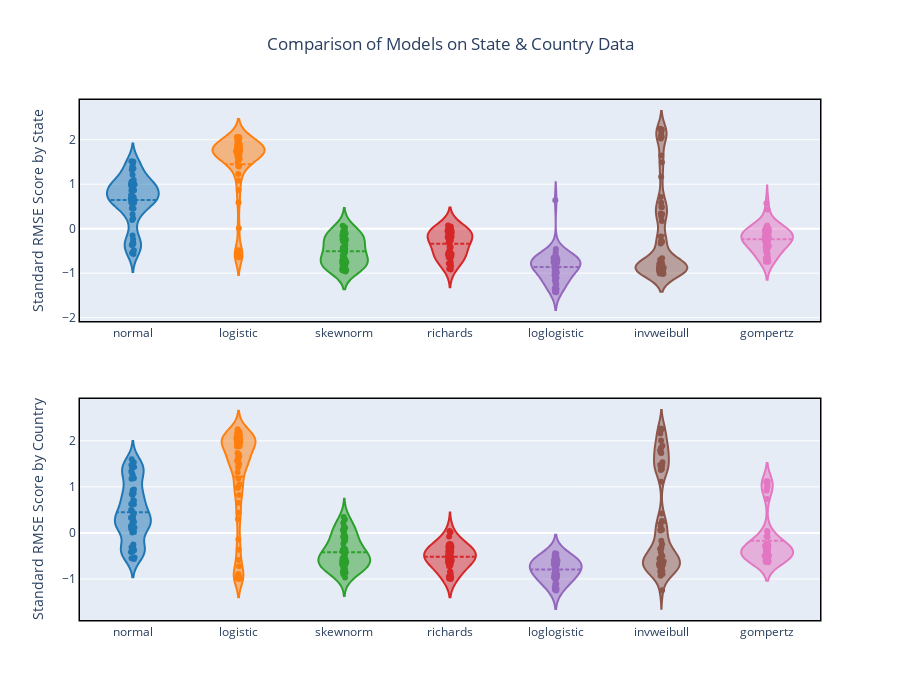

The notebook cell saved with this chart:
### Markdown cell above
Clearly, different models do better for different regions. We can get a sense of how well each model did overall by plotting the distribution of standardized scores with a [violin plot](https://en.wikipedia.org/wiki/Violin_plot). For this analysis we focus only on the RMSE, because it's the easiest to interpret.

To reiterate, what we're looking for is a model with the lowest standardized RMSE scores for as many states and countries as possible. Here's what we get:

### Code cell
fig = make_subplots(rows=2, cols=1)
label = '%{customdata}: %{y:.2f}<extra></extra>'

for i,m in enumerate(state_rmses.columns):
    fig.add_trace(go.Violin(y=state_rmses[m], name=m, box_visible=False, meanline_visible=True, bandwidth=0.2,
                            hoveron='points', customdata = state_rmses.index.values,hovertemplate=label,
                            points='all',jitter=0.1,pointpos=0,line_color=colors[i]),row=1,col=1)
    
    fig.add_trace(go.Violin(y=global_rmses[m],name=m,box_visible=False,meanline_visible=True, bandwidth=0.2,
                            hoveron='points', customdata = global_rmses.index.values,hovertemplate=label,
                            points='all',jitter=0.1,pointpos=0,line_color=colors[i]),row=2,col=1)
    

fig.update_layout(height=700,title_text="Comparison of Models on State & Country Data",title_x=0.5,showlegend=False)
fig.update_xaxes(showline=True, linewidth=1.5, linecolor='black', mirror=True)
fig.update_yaxes(showline=True, linewidth=1.5, linecolor='black', mirror=True)
fig.update_yaxes(title="Standard RMSE Score by State",row=1,col=1)
fig.update_yaxes(title="Standard RMSE Score by Country",row=2,col=1)
fig.show()

### Figure 1 — Plotly figure (JSON) as saved in the notebook; plotly's stock layout.template omitted (floating-point values rounded to 4 significant figures)
{"data": [{"bandwidth": 0.2, "box": {"visible": false}, "customdata": ["MN", "NY", "NE", "NJ", "IL", "MA", "CA", "PA", "KS", "MI", "IA", "TX", "MD", "FL", "VA", "GA", "CT", "LA", "IN", "OH", "CO", "TN", "NC", "WA", "WI", "AZ", "RI", "MS", "AL", "MO", "KY", "SC", "DE", "DC", "UT", "NM", "NV", "AR", "OK", "NH", "OR", "SD", "ND", "PR", "ID", "ME", "WV", "WY", "VT", "HI", "MT", "AK", "GU"], "hoveron": "points", "hovertemplate": "%{customdata}: %{y:.2f}<extra></extra>", "jitter": 0.1, "line": {"color": "rgb(31, 119, 180)"}, "meanline": {"visible": true}, "name": "normal", "pointpos": 0, "points": "all", "type": "violin", "xaxis": "x", "y": [-0.487, 1.051, -0.245, 0.961, 0.4568, 0.1975, 0.6521, 0.9887, -0.369, 0.7373, -0.1546, 0.8576, 0.6263, 1.092, 0.322, 0.8678, 0.2305, 1.46, 0.7292, -0.5465, 0.6984, 0.6056, 0.6537, 1.318, 0.5582, 0.6702, -0.333, 0.6023, 0.8643, 0.9923, 0.5805, 0.9231, -0.3605, 0.7007, 0.7577, 0.4536, 0.9912, -0.5717, 0.985, 0.6375, 0.9946, 1.015, -0.3152, 0.8795, 1.354, 1.014, 1.068, 0.5831, 1.503, 0.6997, 1.213, 1.385, 1.514], "yaxis": "y"}, {"bandwidth": 0.2, "box": {"visible": false}, "customdata": ["Kuwait", "United States", "Brazil", "Russia", "Spain", "United Kingdom", "Italy", "Peru", "India", "France", "Pakistan", "Germany", "Turkey", "South Africa", "Mexico", "Iran", "China", "Canada", "Saudi Arabia", "Chile", "Ecuador", "Belgium", "Qatar", "Netherlands", "Belarus", "Switzerland", "Sweden", "Portugal", "Egypt", "Colombia", "Ireland", "Singapore", "United Arab Emirates", "Bangladesh", "Ukraine", "Israel", "Indonesia", "Japan", "Poland", "Austria", "Romania", "Dominican Republic", "Korea, South", "Philippines", "Denmark", "Serbia", "Panama", "Norway", "Czechia", "Australia"], "hoveron": "points", "hovertemplate": "%{customdata}: %{y:.2f}<extra></extra>", "jitter": 0.1, "line": {"color": "rgb(31, 119, 180)"}, "meanline": {"visible": true}, "name": "normal", "pointpos": 0, "points": "all", "type": "violin", "xaxis": "x2", "y": [-0.4092, 0.9257, -0.3768, 0.1443, 1.333, 0.8434, 1.188, 0.1203, 0.2367, -0.5515, -0.3475, 1.421, 0.6298, -0.3098, -0.5631, 0.4533, -0.3288, 0.7075, 0.2188, 0.3137, 0.2926, 0.4187, 0.3437, 0.3275, -0.2496, 1.449, 0.01805, 1.173, 0.08891, 0.3466, -0.3279, 0.1393, 0.4904, 0.5, -0.4133, 1.246, 0.09278, 0.01024, 0.8229, 1.532, 0.862, 0.622, 1.287, 0.9398, 0.1953, -0.5359, 0.7002, 1.475, 1.429, 1.597], "yaxis": "y2"}, {"bandwidth": 0.2, "box": {"visible": false}, "customdata": ["MN", "NY", "NE", "NJ", "IL", "MA", "CA", "PA", "KS", "MI", "IA", "TX", "MD", "FL", "VA", "GA", "CT", "LA", "IN", "OH", "CO", "TN", "NC", "WA", "WI", "AZ", "RI", "MS", "AL", "MO", "KY", "SC", "DE", "DC", "UT", "NM", "NV", "AR", "OK", "NH", "OR", "SD", "ND", "PR", "ID", "ME", "WV", "WY", "VT", "HI", "MT", "AK", "GU"], "hoveron": "points", "hovertemplate": "%{customdata}: %{y:.2f}<extra></extra>", "jitter": 0.1, "line": {"color": "rgb(255, 127, 14)"}, "meanline": {"visible": true}, "name": "logistic", "pointpos": 0, "points": "all", "type": "violin", "xaxis": "x", "y": [-0.6436, 1.776, -0.544, 1.784, 1.873, 2.063, 1.905, 1.739, 0.009629, 1.866, -0.6307, 1.759, 1.9, 1.669, 2.057, 1.865, 2.033, 1.421, 1.698, 1.4, 1.802, 1.764, 1.804, 1.571, 1.774, 1.712, 1.669, 1.969, 1.834, 1.617, 2.022, 1.737, 2.055, 1.901, 1.712, 1.989, 1.671, -0.4838, 1.614, 1.8, 1.641, 1.519, -0.5994, 1.658, 1.413, 1.721, 1.776, 1.726, 1.081, 0.5897, 1.23, 1.492, 0.8687], "yaxis": "y"}, {"bandwidth": 0.2, "box": {"visible": false}, "customdata": ["Kuwait", "United States", "Brazil", "Russia", "Spain", "United Kingdom", "Italy", "Peru", "India", "France", "Pakistan", "Germany", "Turkey", "South Africa", "Mexico", "Iran", "China", "Canada", "Saudi Arabia", "Chile", "Ecuador", "Belgium", "Qatar", "Netherlands", "Belarus", "Switzerland", "Sweden", "Portugal", "Egypt", "Colombia", "Ireland", "Singapore", "United Arab Emirates", "Bangladesh", "Ukraine", "Israel", "Indonesia", "Japan", "Poland", "Austria", "Romania", "Dominican Republic", "Korea, South", "Philippines", "Denmark", "Serbia", "Panama", "Norway", "Czechia", "Australia"], "hoveron": "points", "hovertemplate": "%{customdata}: %{y:.2f}<extra></extra>", "jitter": 0.1, "line": {"color": "rgb(255, 127, 14)"}, "meanline": {"visible": true}, "name": "logistic", "pointpos": 0, "points": "all", "type": "violin", "xaxis": "x2", "y": [-0.1412, 1.733, 0.2957, 2.176, 1.567, 1.883, 1.664, 2.132, 2.055, -0.5874, 0.6531, 1.501, 1.92, 0.8246, 0.9939, 0.9774, -0.3648, 1.945, -0.9624, 1.968, -0.9888, 2.05, -0.9983, 2.028, 2.252, 1.476, 2.176, 1.713, 2.068, 1.958, -0.7231, -0.9423, 2.084, 1.972, 2.101, 1.625, 2.198, -0.892, 1.922, 1.318, 1.873, 1.978, 1.182, 1.65, 1.552, 0.4369, 1.969, 1.425, 1.496, 1.055], "yaxis": "y2"}, {"bandwidth": 0.2, "box": {"visible": false}, "customdata": ["MN", "NY", "NE", "NJ", "IL", "MA", "CA", "PA", "KS", "MI", "IA", "TX", "MD", "FL", "VA", "GA", "CT", "LA", "IN", "OH", "CO", "TN", "NC", "WA", "WI", "AZ", "RI", "MS", "AL", "MO", "KY", "SC", "DE", "DC", "UT", "NM", "NV", "AR", "OK", "NH", "OR", "SD", "ND", "PR", "ID", "ME", "WV", "WY", "VT", "HI", "MT", "AK", "GU"], "hoveron": "points", "hovertemplate": "%{customdata}: %{y:.2f}<extra></extra>", "jitter": 0.1, "line": {"color": "rgb(44, 160, 44)"}, "meanline": {"visible": true}, "name": "skewnorm", "pointpos": 0, "points": "all", "type": "violin", "xaxis": "x", "y": [-0.5123, -0.6989, -0.245, -0.7857, -0.05358, -0.5228, -0.2866, -0.9333, -0.369, -0.7507, -0.1546, -0.7111, -0.2281, -0.876, -0.178, -0.8385, -0.6087, -0.4546, -0.1856, -0.6695, -0.2581, -0.02106, -0.1303, -0.7567, 0.0287, -0.07293, -0.751, -0.2677, -0.8928, -0.8711, -0.4536, -0.9178, -0.5707, -0.4289, -0.2692, -0.09137, -0.9604, -0.5717, -0.8964, -0.1102, -0.9427, -0.8323, -0.3152, -0.6978, -0.507, -0.8669, -0.7076, 0.06721, -0.2997, -0.7664, -0.8555, -0.6409, -0.1013], "yaxis": "y"}, {"bandwidth": 0.2, "box": {"visible": false}, "customdata": ["Kuwait", "United States", "Brazil", "Russia", "Spain", "United Kingdom", "Italy", "Peru", "India", "France", "Pakistan", "Germany", "Turkey", "South Africa", "Mexico", "Iran", "China", "Canada", "Saudi Arabia", "Chile", "Ecuador", "Belgium", "Qatar", "Netherlands", "Belarus", "Switzerland", "Sweden", "Portugal", "Egypt", "Colombia", "Ireland", "Singapore", "United Arab Emirates", "Bangladesh", "Ukraine", "Israel", "Indonesia", "Japan", "Poland", "Austria", "Romania", "Dominican Republic", "Korea, South", "Philippines", "Denmark", "Serbia", "Panama", "Norway", "Czechia", "Australia"], "hoveron": "points", "hovertemplate": "%{customdata}: %{y:.2f}<extra></extra>", "jitter": 0.1, "line": {"color": "rgb(44, 160, 44)"}, "meanline": {"visible": true}, "name": "skewnorm", "pointpos": 0, "points": "all", "type": "violin", "xaxis": "x2", "y": [-0.4092, -0.9696, -0.3768, -0.2355, -0.7016, -0.8986, -0.8049, -0.08449, -0.006581, -0.5515, -0.399, -0.5612, -0.7012, -0.3579, -0.5631, -0.7654, -0.3629, -0.5106, 0.2188, 0.06709, 0.2926, -0.6741, 0.3437, -0.6995, -0.3538, -0.6097, -0.5914, -0.6731, -0.1602, 0.06328, -0.3279, 0.1393, -0.4522, -0.1171, -0.6233, -0.8105, -0.6048, 0.01024, -0.7858, -0.1683, -0.8354, -0.4035, -0.07693, -0.8618, -0.7751, -0.6677, -0.6331, -0.5152, -0.5506, 0.1097], "yaxis": "y2"}, {"bandwidth": 0.2, "box": {"visible": false}, "customdata": ["MN", "NY", "NE", "NJ", "IL", "MA", "CA", "PA", "KS", "MI", "IA", "TX", "MD", "FL", "VA", "GA", "CT", "LA", "IN", "OH", "CO", "TN", "NC", "WA", "WI", "AZ", "RI", "MS", "AL", "MO", "KY", "SC", "DE", "DC", "UT", "NM", "NV", "AR", "OK", "NH", "OR", "SD", "ND", "PR", "ID", "ME", "WV", "WY", "VT", "HI", "MT", "AK", "GU"], "hoveron": "points", "hovertemplate": "%{customdata}: %{y:.2f}<extra></extra>", "jitter": 0.1, "line": {"color": "rgb(214, 39, 40)"}, "meanline": {"visible": true}, "name": "richards", "pointpos": 0, "points": "all", "type": "violin", "xaxis": "x", "y": [-0.644, -0.5424, -0.544, -0.2078, -0.2595, -0.6415, -0.1895, -0.1685, -0.4526, -0.6334, -0.6307, -0.04115, -0.1788, -0.1719, -0.4093, -0.2713, -0.6649, -0.399, 0.00211, -0.5776, -0.07886, -0.08524, -0.1008, -0.5661, -0.121, -0.03714, -0.7848, -0.2759, -0.1917, 0.03609, -0.3067, -0.07306, -0.5816, -0.1796, -0.001991, -0.2631, -0.04706, -0.4838, 0.04657, -0.09692, -0.002508, -0.9028, -0.6013, 0.07357, -0.1686, -0.1573, -0.4079, -0.04574, -0.7768, -0.9181, -0.8397, -0.6713, -0.7591], "yaxis": "y"}, {"bandwidth": 0.2, "box": {"visible": false}, "customdata": ["Kuwait", "United States", "Brazil", "Russia", "Spain", "United Kingdom", "Italy", "Peru", "India", "France", "Pakistan", "Germany", "Turkey", "South Africa", "Mexico", "Iran", "China", "Canada", "Saudi Arabia", "Chile", "Ecuador", "Belgium", "Qatar", "Netherlands", "Belarus", "Switzerland", "Sweden", "Portugal", "Egypt", "Colombia", "Ireland", "Singapore", "United Arab Emirates", "Bangladesh", "Ukraine", "Israel", "Indonesia", "Japan", "Poland", "Austria", "Romania", "Dominican Republic", "Korea, South", "Philippines", "Denmark", "Serbia", "Panama", "Norway", "Czechia", "Australia"], "hoveron": "points", "hovertemplate": "%{customdata}: %{y:.2f}<extra></extra>", "jitter": 0.1, "line": {"color": "rgb(214, 39, 40)"}, "meanline": {"visible": true}, "name": "richards", "pointpos": 0, "points": "all", "type": "violin", "xaxis": "x2", "y": [-0.4139, -0.07603, -0.5052, -0.4795, -0.64, -0.309, -0.3405, -0.3823, -0.3242, -0.5874, -0.5414, -0.5868, -0.7203, -0.5472, -0.5306, -0.95, -0.4002, -0.2577, -0.9624, -0.2507, -0.9888, -0.6792, -0.9983, -0.7002, -0.4066, -0.5974, -0.5813, -0.494, -0.4769, -0.2406, -0.7235, -0.9423, -0.3912, -0.2503, -0.6192, -0.3695, -0.5197, -0.892, -0.3814, -0.5397, -0.2862, -0.2616, 0.0159, 0.04377, -0.8418, -0.8486, -0.2879, -0.6503, -0.5695, -0.5127], "yaxis": "y2"}, {"bandwidth": 0.2, "box": {"visible": false}, "customdata": ["MN", "NY", "NE", "NJ", "IL", "MA", "CA", "PA", "KS", "MI", "IA", "TX", "MD", "FL", "VA", "GA", "CT", "LA", "IN", "OH", "CO", "TN", "NC", "WA", "WI", "AZ", "RI", "MS", "AL", "MO", "KY", "SC", "DE", "DC", "UT", "NM", "NV", "AR", "OK", "NH", "OR", "SD", "ND", "PR", "ID", "ME", "WV", "WY", "VT", "HI", "MT", "AK", "GU"], "hoveron": "points", "hovertemplate": "%{customdata}: %{y:.2f}<extra></extra>", "jitter": 0.1, "line": {"color": "rgb(148, 103, 189)"}, "meanline": {"visible": true}, "name": "loglogistic", "pointpos": 0, "points": "all", "type": "violin", "xaxis": "x", "y": [0.6414, -0.7674, -0.4551, -0.7697, -1.427, -0.7315, -0.9844, -0.6616, -0.5944, -0.7599, -0.6307, -0.8868, -0.9917, -0.7039, -1.106, -0.6253, -0.6828, -0.7839, -1.239, -0.7995, -1.124, -1.348, -1.162, -0.6999, -1.423, -1.355, -0.6931, -0.8966, -0.6558, -0.867, -0.74, -0.7517, -0.6336, -0.8849, -1.178, -1.03, -0.7505, -0.5274, -0.859, -1.216, -0.7871, -0.862, -0.699, -1.044, -0.9136, -0.7285, -0.6546, -1.32, -1.116, -0.9736, -0.7201, -0.7157, -1.257], "yaxis": "y"}, {"bandwidth": 0.2, "box": {"visible": false}, "customdata": ["Kuwait", "United States", "Brazil", "Russia", "Spain", "United Kingdom", "Italy", "Peru", "India", "France", "Pakistan", "Germany", "Turkey", "South Africa", "Mexico", "Iran", "China", "Canada", "Saudi Arabia", "Chile", "Ecuador", "Belgium", "Qatar", "Netherlands", "Belarus", "Switzerland", "Sweden", "Portugal", "Egypt", "Colombia", "Ireland", "Singapore", "United Arab Emirates", "Bangladesh", "Ukraine", "Israel", "Indonesia", "Japan", "Poland", "Austria", "Romania", "Dominican Republic", "Korea, South", "Philippines", "Denmark", "Serbia", "Panama", "Norway", "Czechia", "Australia"], "hoveron": "points", "hovertemplate": "%{customdata}: %{y:.2f}<extra></extra>", "jitter": 0.1, "line": {"color": "rgb(148, 103, 189)"}, "meanline": {"visible": true}, "name": "loglogistic", "pointpos": 0, "points": "all", "type": "violin", "xaxis": "x2", "y": [-0.4509, -0.7063, -0.6868, -0.7796, -0.606, -0.5279, -0.6376, -0.9829, -1.111, -0.5874, -0.8277, -0.6872, -0.8045, -0.9541, -0.6887, -1.093, -0.4406, -0.8057, -0.9624, -1.233, -0.9883, -0.5811, -0.9983, -0.6211, -0.5944, -0.622, -0.5475, -0.6023, -1.11, -1.213, -0.7278, -0.9423, -0.6117, -0.9657, -0.6452, -0.6381, -0.4995, -0.892, -0.5396, -0.9023, -0.6022, -0.8348, -1.178, -0.8852, -0.9726, -0.8704, -0.7061, -0.7716, -0.6733, -1.25], "yaxis": "y2"}, {"bandwidth": 0.2, "box": {"visible": false}, "customdata": ["MN", "NY", "NE", "NJ", "IL", "MA", "CA", "PA", "KS", "MI", "IA", "TX", "MD", "FL", "VA", "GA", "CT", "LA", "IN", "OH", "CO", "TN", "NC", "WA", "WI", "AZ", "RI", "MS", "AL", "MO", "KY", "SC", "DE", "DC", "UT", "NM", "NV", "AR", "OK", "NH", "OR", "SD", "ND", "PR", "ID", "ME", "WV", "WY", "VT", "HI", "MT", "AK", "GU"], "hoveron": "points", "hovertemplate": "%{customdata}: %{y:.2f}<extra></extra>", "jitter": 0.1, "line": {"color": "rgb(140, 86, 75)"}, "meanline": {"visible": true}, "name": "invweibull", "pointpos": 0, "points": "all", "type": "violin", "xaxis": "x", "y": [2.028, -0.2761, 2.244, -0.7738, -0.3306, 0.2757, -0.907, -0.7957, 2.228, 0.1739, 2.181, -0.936, -0.9485, -0.8371, -0.2765, -0.7263, 0.3391, -0.8437, -1.007, 1.494, -0.9605, -0.8299, -0.9643, -0.3005, -0.6959, -0.8808, 1.17, -0.8554, -0.7667, -0.9429, -0.7955, -0.8443, 0.5827, -0.9288, -1.018, -0.7949, -0.8573, 2.067, -0.937, -0.9177, -0.9004, 0.4846, 2.099, -0.943, -1.01, -0.8244, -0.666, -0.9651, 0.3321, 1.646, 0.7146, -0.1777, 0.4806], "yaxis": "y"}, {"bandwidth": 0.2, "box": {"visible": false}, "customdata": ["Kuwait", "United States", "Brazil", "Russia", "Spain", "United Kingdom", "Italy", "Peru", "India", "France", "Pakistan", "Germany", "Turkey", "South Africa", "Mexico", "Iran", "China", "Canada", "Saudi Arabia", "Chile", "Ecuador", "Belgium", "Qatar", "Netherlands", "Belarus", "Switzerland", "Sweden", "Portugal", "Egypt", "Colombia", "Ireland", "Singapore", "United Arab Emirates", "Bangladesh", "Ukraine", "Israel", "Indonesia", "Japan", "Poland", "Austria", "Romania", "Dominican Republic", "Korea, South", "Philippines", "Denmark", "Serbia", "Panama", "Norway", "Czechia", "Australia"], "hoveron": "points", "hovertemplate": "%{customdata}: %{y:.2f}<extra></extra>", "jitter": 0.1, "line": {"color": "rgb(140, 86, 75)"}, "meanline": {"visible": true}, "name": "invweibull", "pointpos": 0, "points": "all", "type": "violin", "xaxis": "x2", "y": [2.255, -0.8305, 2.155, -0.3463, -0.323, -0.6822, -0.729, -0.42, -0.5255, 1.788, 2.005, -0.5005, 0.1597, 1.893, 1.84, 1.466, 2.266, -0.8207, 1.475, -0.6147, 1.367, 0.06934, 1.39, 0.2576, -0.2472, -0.4987, 0.05045, -0.6223, 0.06747, -0.6735, 1.734, 1.433, -0.7283, -0.8886, 0.4214, -0.6841, -0.1679, 1.536, -0.6563, -0.7002, -0.7249, -0.8387, -1.246, -0.9301, 1.108, 1.747, -0.7539, -0.3265, -0.5619, -0.5108], "yaxis": "y2"}, {"bandwidth": 0.2, "box": {"visible": false}, "customdata": ["MN", "NY", "NE", "NJ", "IL", "MA", "CA", "PA", "KS", "MI", "IA", "TX", "MD", "FL", "VA", "GA", "CT", "LA", "IN", "OH", "CO", "TN", "NC", "WA", "WI", "AZ", "RI", "MS", "AL", "MO", "KY", "SC", "DE", "DC", "UT", "NM", "NV", "AR", "OK", "NH", "OR", "SD", "ND", "PR", "ID", "ME", "WV", "WY", "VT", "HI", "MT", "AK", "GU"], "hoveron": "points", "hovertemplate": "%{customdata}: %{y:.2f}<extra></extra>", "jitter": 0.1, "line": {"color": "rgb(227, 119, 194)"}, "meanline": {"visible": true}, "name": "gompertz", "pointpos": 0, "points": "all", "type": "violin", "xaxis": "x", "y": [-0.3826, -0.5424, -0.2112, -0.2078, -0.2595, -0.6401, -0.1895, -0.1685, -0.4526, -0.6334, 0.0201, -0.04115, -0.1788, -0.1719, -0.4093, -0.2713, -0.6466, -0.399, 0.00211, -0.3002, -0.07886, -0.08524, -0.1008, -0.5661, -0.121, -0.03714, -0.2765, -0.2759, -0.1917, 0.03609, -0.3067, -0.07306, -0.4915, -0.1796, -0.001995, -0.2631, -0.04706, 0.5709, 0.04657, -0.09693, -0.002542, -0.4213, 0.431, 0.07357, -0.1686, -0.1573, -0.4079, -0.04576, -0.724, -0.2767, -0.742, -0.6713, -0.7459], "yaxis": "y"}, {"bandwidth": 0.2, "box": {"visible": false}, "customdata": ["Kuwait", "United States", "Brazil", "Russia", "Spain", "United Kingdom", "Italy", "Peru", "India", "France", "Pakistan", "Germany", "Turkey", "South Africa", "Mexico", "Iran", "China", "Canada", "Saudi Arabia", "Chile", "Ecuador", "Belgium", "Qatar", "Netherlands", "Belarus", "Switzerland", "Sweden", "Portugal", "Egypt", "Colombia", "Ireland", "Singapore", "United Arab Emirates", "Bangladesh", "Ukraine", "Israel", "Indonesia", "Japan", "Poland", "Austria", "Romania", "Dominican Republic", "Korea, South", "Philippines", "Denmark", "Serbia", "Panama", "Norway", "Czechia", "Australia"], "hoveron": "points", "hovertemplate": "%{customdata}: %{y:.2f}<extra></extra>", "jitter": 0.1, "line": {"color": "rgb(227, 119, 194)"}, "meanline": {"visible": true}, "name": "gompertz", "pointpos": 0, "points": "all", "type": "violin", "xaxis": "x2", "y": [-0.4305, -0.07603, -0.5055, -0.4795, -0.629, -0.309, -0.3405, -0.3823, -0.3242, 1.077, -0.5426, -0.5868, -0.4835, -0.5491, -0.4879, -0.08881, -0.3692, -0.2577, 0.9746, -0.2507, 1.014, -0.6036, 0.918, -0.5919, -0.4006, -0.5974, -0.5242, -0.494, -0.477, -0.2406, 1.096, 1.115, -0.3912, -0.2503, -0.2215, -0.3695, -0.4984, 1.12, -0.3814, -0.5397, -0.2862, -0.2616, 0.0159, 0.04377, -0.2658, 0.7385, -0.2879, -0.636, -0.5695, -0.4887], "yaxis": "y2"}], "layout": {"height": 700, "showlegend": false, "title": {"text": "Comparison of Models on State & Country Data", "x": 0.5}, "xaxis": {"anchor": "y", "domain": [0, 1], "linecolor": "black", "linewidth": 1.5, "mirror": true, "showline": true}, "xaxis2": {"anchor": "y2", "domain": [0, 1], "linecolor": "black", "linewidth": 1.5, "mirror": true, "showline": true}, "yaxis": {"anchor": "x", "domain": [0.575, 1], "linecolor": "black", "linewidth": 1.5, "mirror": true, "showline": true, "title": {"text": "Standard RMSE Score by State"}}, "yaxis2": {"anchor": "x2", "domain": [0, 0.425], "linecolor": "black", "linewidth": 1.5, "mirror": true, "showline": true, "title": {"text": "Standard RMSE Score by Country"}}}}
